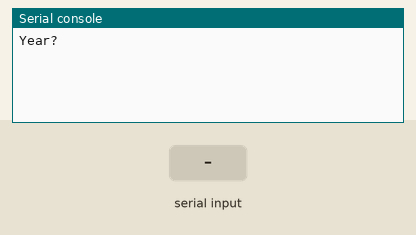
Simulated run of this program. Board: ESP32 board running MicroPython. Parts: the last lines printed to the serial console. The test bench sets the inputs (shaded band).

Above: at 1.2 s.
1.3 s: "0" typed at the serial console, then Enter
At 2.5 s:
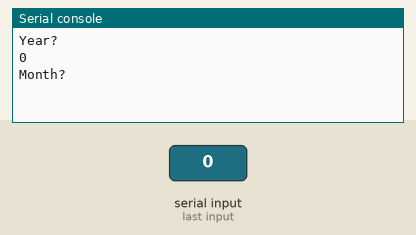
2.8 s: "1" typed at the serial console, then Enter
At 3.7 s:
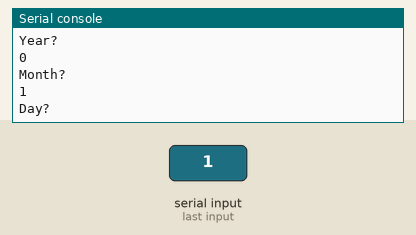
4.3 s: "2" typed at the serial console, then Enter
At 4.8 s:
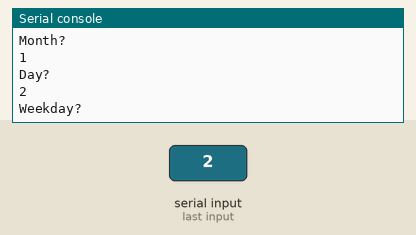
5.8 s: "5" typed at the serial console, then Enter
At 7.0 s:
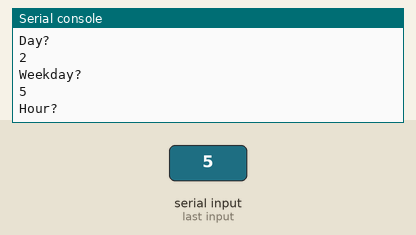
7.3 s: "90" typed at the serial console, then Enter
At 8.3 s:
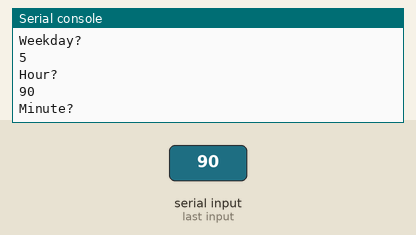
8.8 s: "200" typed at the serial console, then Enter
At 9.4 s:
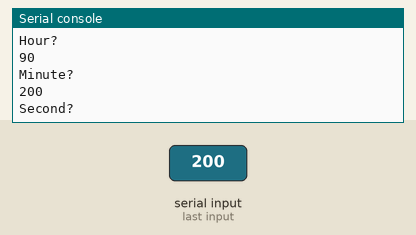
Timing chart, 0 to 11.3 s (numbered marks = the images above; inputs shaded):
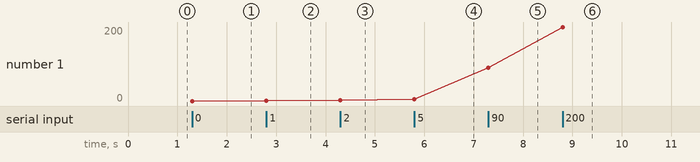

Measured:
- after the input at 1.3 s, the serial console: prints a new line at once (image 1)
- after the input at 2.8 s, the serial console: prints a new line at once (image 2)
- after the input at 4.3 s, the serial console: prints a new line at once (image 3)
- after the input at 5.8 s, the serial console: prints a new line at once (image 4)
- after the input at 7.3 s, the serial console: prints a new line at once (image 5)
- after the input at 8.8 s, the serial console: prints a new line at once (image 6)
- plotted number 1: 0 → 1 after the input at 2.8 s, 1 → 2 after the input at 4.3 s, 2 → 5 after the input at 5.8 s, 5 → 90 after the input at 7.3 s, 90 → 200 after the input at 8.8 s

The program:

ADC_PWM.py
```python
import machine
from machine import ADC
from machine import Pin
from machine import PWM

year = int(input("Year? "))
month = int(input("Month? "))

month_dict = {
    1: "January",
    2: "February",
    3: "March",
    4: "April",
    5: "May",
    6: "June",
    7: "July",
    8: "August",
    9: "September",
    10: "October",
    11: "November",
    12: "December"
}

day = int(input("Day? "))
weekday = int(input("Weekday? "))

weekday_dict = {
    0: "Monday",
    1: "Tuesday",
    3: "Wednesday",
    4: "Thursday",
    5: "Friday",
    6: "Saturday",
    7: "Sunday"
}
hour = int(input("Hour? "))
minute = int(input("Minute? "))
second = int(input("Second? "))
microsecond = int(input("Microsecond? "))


def print_time_and_date(dt):
    print("Today is " + weekday_dict[dt[3]] + " " + month_dict[dt[1]] + ' ' + str(dt[2]) + ", " + str(dt[0]) + ".")
    print("The time is " + str(dt[4]) + ":" + str(dt[5]) + ":" + str(dt[6]) + ":" + str(dt[7]) + ".")


rtc = machine.RTC()
tim = machine.Timer(0)
rtc.datetime((year, month, day, weekday, hour, minute, second, microsecond))
tim.init(period=30000, mode=machine.Timer.PERIODIC, callback=lambda t: print_time_and_date(rtc.datetime()))

state = 0

adc = ADC(Pin(32, Pin.IN, Pin.PULL_UP))
adc.atten(ADC.ATTN_6DB)
adc.width(ADC.WIDTH_9BIT)

# max duty cycle is 1023
# freq goes from 0 to 40000000
pwm0 = PWM(Pin(27), freq=10, duty=256)
pwm1 = PWM(Pin(33), freq=10, duty=256)


switch1 = Pin(21, Pin.IN, Pin.PULL_DOWN)
sav_but_val = 0
while switch1.value() == 0:
    pass
#timer0 = machine.Timer(1)
#timer0.init(period=500, mode=machine.Timer.PERIODIC, callback=lambda t: switch_leds(pwm0, pwm1))

def do_switching(timer1, adc, pwm0, state):
    if state == 1: #change red frequency
        timer1.deinit()
        timer1.init(period=100 * round(adc.read()/511) + 1, mode=machine.Timer.PERIODIC, callback=lambda t: flip_red(red))
    elif state == 2: #change green duty
        pwm0.duty(round(1023 * adc.read() / 511))

def flip_red(red):
    red.value(not red.value())

pwm1.deinit()
red = Pin(33, Pin.OUT)
timer0 = machine.Timer(-1)
timer1 = machine.Timer(1)
print(round(adc.read()/511))
timer1.init(period=100* round(adc.read()/511) + 1, mode=machine.Timer.PERIODIC, callback=lambda t: flip_red(red))
timer0.init(period = 100, mode=machine.Timer.PERIODIC, callback=lambda t: do_switching(timer1, adc, pwm0, state))


# 0 is green, 1 is red
while 1:
    while(switch1.value() == 1):
        state = 1
    while(switch1.value() == 0):
        pass
    while(switch1.value() == 1):
        state = 2
    while(switch1.value() == 0):
        pass
```
